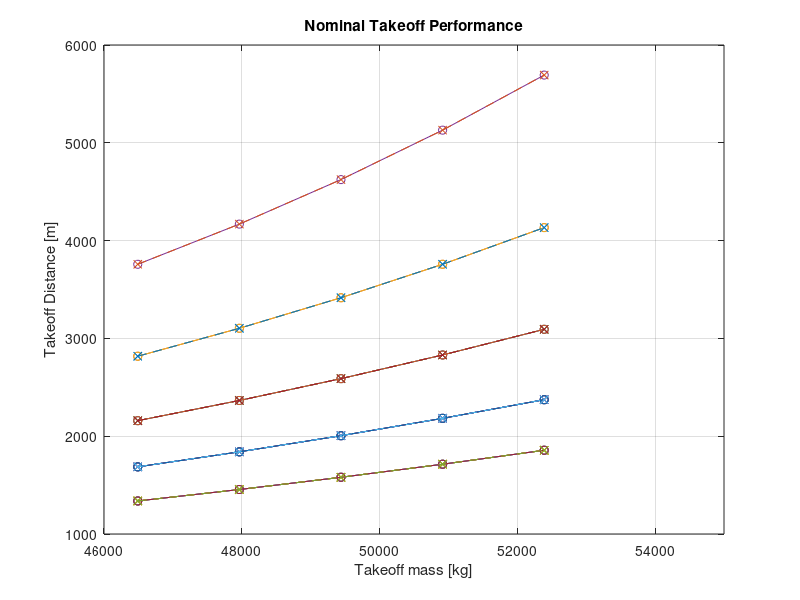

The MATLAB source for this figure: (Note: this script raises an error after producing the figure.)
%% Takeoff Performace for Boeing 737-500
clear
g = 9.81;
i=linspace(1,5,5);
j=linspace(1,5,5);
mtakeoff(i)=linspace(46490,52390,5);
Wtakeoff(i)=mtakeoff(i)*g;
h=[0,1000,2000,3000,4000];
rho(j) = [1.225,1.112,1.007,0.9093,0.8194];
k=linspace(1,3,3);
Vwind(k)=[0,5,-5]*(1000/3600);
for k=1:3
    for j=1:5
%Density  
rhoSL = 1.225;
sigma(j) = rho(j)/rhoSL;
    for i=1:5
%Wing Parameters
b = 28.9;
S = 91.04;
e = 0.75;
AR = (b^2/S);
K = (1/(pi*AR*e));

h = 10.7; %Cleareance Height
hwing = 4;
u = 0.02;
N = 2;

%Aerodynamic coefficients
Clg = 2.05;
Clmax = 2.49;
Cdo = 0.019;

%Speeds 
Vstall(i,j) = sqrt((2*Wtakeoff(i))/(rho(j)*Clmax*S));
VLOF(i,j)=1.2*Vstall(i,j);
VgLOF(i,j) =VLOF(i,j)-Vwind(k);
V2(i,j) = 1.22*Vstall(i,j);
Vbartog(i,j) = sqrt((VLOF(i,j)^2+Vwind(k)*abs(Vwind(k)))/2);
Vbarair(i,j) = sqrt(((VLOF(i,j)^2)+(V2(i,j)^2))/2);
%Runway Angle
theta = (0*(pi/180));
%Ground Effect
Geffect = 1-((1.32*(hwing/b))/(1.05+7.4*(hwing/b)));

%Ground roll distance
Cdg = Cdo + Geffect*K*(Clg^2);
Dg(i,j) = 0.5*rho(j)*(VLOF(i,j)^2)*S*Cdg;
Lg(i,j) = 0.5*rho(j)*(VLOF(i,j)^2)*S*Clg;
Tstatic=82300;
Tg(i,j) = (sigma(j)^0.8)*N*(Tstatic - 207.73*VLOF(i,j) + 0.2077*(VLOF(i,j)^2));

Stog(i,j) = (VgLOF(i,j)^2/2)/((g/Wtakeoff(i))*(Tg(i,j)-Dg(i,j)-u*(Wtakeoff(i)-Lg(i,j))-Wtakeoff(i)*sin(theta)));
ttog(i,j)=VgLOF(i,j)/((g/Wtakeoff(i))*(Tg(i,j)-Dg(i,j)-u*(Wtakeoff(i)-Lg(i,j))-Wtakeoff(i)*sin(theta)));

%Airborne 1 Distance
Cla1(i,j) = (Wtakeoff(i)/(0.5*rho(j)*(Vbarair(i,j)^2)*S));
Cda1(i,j) = Cdo + K*(Cla1(i,j)^2);
Da(i,j)=0.5*rho(j)*(Vbarair(i,j)^2)*S*Cda1(i,j);
T1(i,j)=(sigma(j)^0.8)*N*(Tstatic - 207.73*Vbarair(i,j) + 0.2077*(Vbarair(i,j)^2));
SA1(i,j)=((((V2(i,j)^2)-(VLOF(i,j)^2)))/((2*g/Wtakeoff(i))*(T1(i,j)-Da(i,j))));
tsa1(i,j)=(V2(i,j)-VLOF(i,j))/((g/Wtakeoff(i))*(T1(i,j)-Da(i,j)));
SA1g(i,j)=SA1(i,j)-Vwind(k)*tsa1(i,j);

%Airborne 2 Distance
Cla2(i,j)=(Wtakeoff(i)/(0.5*rho(j)*(V2(i,j)^2)*S));
Cda2(i,j)=Cdo + K*(Cla2(i,j)^2);
T2(i,j)=(sigma(j)^0.8)*N*(Tstatic - 207.73*V2(i,j) + 0.2077*(V2(i,j)^2));
gamma(i,j)=asin((T2(i,j)/Wtakeoff(i))-(Cda2(i,j)/Cla2(i,j)));
SA2(i,j)=(h/tan(gamma(i,j)));
tsa2(i,j)=SA2(i,j)/(V2(i,j)*cos(gamma(i,j)));
SA2g(i,j)=SA2(i,j)-Vwind(k)*tsa2(i,j);

% Total distance%
Stakeoff(i,j) = Stog(i,j) + SA1g(i,j) + SA2g(i,j);

    end
if k==1    
figure(1);
plot(mtakeoff,Stakeoff,'-o');
title('Nominal Takeoff Performance');
ylabel('Takeoff Distance [m]'); 
xlabel('Takeoff mass [kg]');
xlim([4.6*10^4 5.5*10^4]);
hold on;
grid on;
end
figure(1);
plot(mtakeoff,Stakeoff,'--x');
title('Nominal Takeoff Performance');
ylabel('Takeoff Distance [m]'); 
xlabel('Takeoff mass [kg]');
hold on;
grid on;
    end
    
%% Balanced Field Length
if k==1
    VgEF=30;
    q=1;p=0;
while VgEF<VLOF(5,1)
%% Accelerate-Go Case
%Ground Roll Part 1
N=2;
u=0.02;
Cdg = Cdo + Geffect*K*(Clg^2);
Vavg=sqrt(VgEF^2/2);
Dg = 0.5*rho(1)*(Vavg^2)*S*Cdg;
Lg = 0.5*rho(1)*(Vavg^2)*S*Clg;
Tstatic=82300;
T = (sigma(1)^0.8)*N*(Tstatic - 207.73*Vavg + 0.2077*Vavg^2);
Stog1(q)=(VgEF^2/2)/((g/Wtakeoff(5))*(T-Dg-u*(Wtakeoff(5)-Lg)));

%Ground Roll Part 2
N=1;
Vavg=sqrt((VgEF^2+VgLOF(5,1)^2)/2);
Dg = 0.5*rho(1)*(Vavg^2)*S*Cdg;
Lg = 0.5*rho(1)*(Vavg^2)*S*Clg;
T = (sigma(1)^0.8)*N*(Tstatic - 207.73*Vavg + 0.2077*Vavg^2);
Stog2(q)=((VgLOF(5,1)^2-VgEF^2)/2)/((g/Wtakeoff(5))*(T-Dg-u*(Wtakeoff(5)-Lg)));

%Airborne 1
Cla1 = (Wtakeoff(5)/(0.5*rho(1)*(Vbarair(5,1)^2)*S));
Cda1 = Cdo + K*(Cla1^2);
Da = 0.5*rho(1)*(Vbarair(5,1)^2)*S*Cda1;
T = (sigma(1)^0.8)*N*(Tstatic - 207.73*Vbarair(5,1) + 0.2077*(Vbarair(5,1)^2));
SA1 = ((((V2(5,1)^2)-(VLOF(5,1)^2))/2)/((g/Wtakeoff(5))*(T-Da)));
tsa1=(V2(5,1)-VLOF(5,1))/((g/Wtakeoff(5))*(T-Da));
SA1gEF=SA1-Vwind(k)*tsa1;

%Airborne 2
Cla2 = (Wtakeoff(5)/(0.5*rho(1)*(V2(5,1)^2)*S));
Cda2 = Cdo + K*(Cla2^2);
T= (sigma(1)^0.8)*N*(Tstatic- 207.73*V2(5,1) + 0.2077*(V2(5,1)^2));
gamma = asin((T/Wtakeoff(5))-(Cda2/Cla2));
SA2 = (h/tan(gamma));
tsa2=SA2/(V2(5,1)*cos(gamma));
SA2gEF=SA2-Vwind(k)*tsa2;

%Total Distance
SEF1(q)=Stog1(q)+Stog2(q)+SA1gEF+SA2gEF;
SEFG(q)=Stog1(q)+Stog2(q);

%% Accelerate-Stop
%Delay
tdelay=2;
Sdelay=VgEF*tdelay;

%Ground Roll Part 2
N=1;
u=0.5;
Cldecel=0.4;
Cddecel = Cdo + Geffect*K*(Cldecel^2);
Tstatic=82300;
Vavg=sqrt(VgEF^2/2);
Trev=(-0.45)*N*(sigma(1)^0.8)*(Tstatic - 207.73*Vavg + 0.2077*Vavg^2);
Ddecel=0.5*rho(1)*(Vavg^2)*S*Cddecel;
Ldecel=0.5*rho(1)*(Vavg^2)*S*Cldecel;
Stog2EF(q)=(-VgEF^2/2)/((g/Wtakeoff(5))*(Trev-Ddecel-u*(Wtakeoff(5)-Ldecel)));

%Total Distance in accelerate-stop case
SEF2(q)=Stog1(q)+Sdelay+Stog2EF(q);

%{
Commented out due to publishing of graphs at each iteration point
figure(2);
plot(SEF1(q),VgEF,'x',SEF2(q),VgEF,'o');
title('Comparison of Accelerate-go to Accelerate-stop cases');
xlabel('Distance [km]');
ylabel('VEF [m/s]');
hold on;
grid on;
%}     
    if SEF1(q)<SEF2(q) && p<1
        display(q);
        display(VgEF);
        p=1;
        display(SEF1(q));
        display(SEF2(q));
    end

VgEF=VgEF+0.25;
q=q+1;
      
end
end
Stakeoff=(Stakeoff(:,1));
mtakeofft=mtakeoff.';
Table1=table(Stakeoff,mtakeofft)   
end

